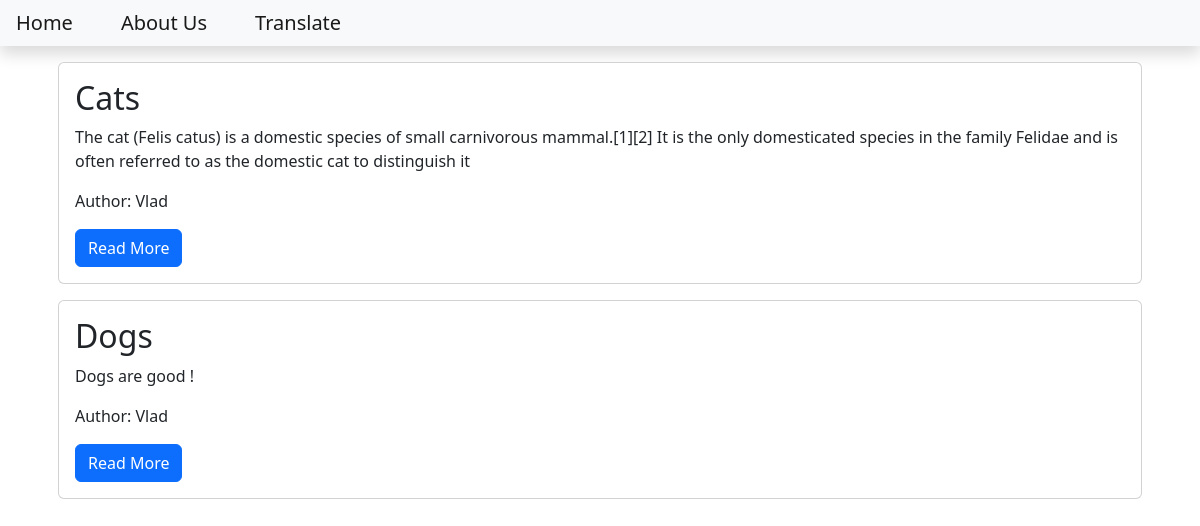
The page / on the database its author committed.
### blog/models.py (models this page shows, shortened)
class Post(models.Model):
    title = models.CharField(max_length=200)
    content = models.TextField()
    date_created = models.DateTimeField(auto_now_add=True)
    slug = models.SlugField(max_length=200, unique=True)
    author = models.ForeignKey(to=User, on_delete=models.CASCADE)
    status = models.IntegerField(choices=STATUS, default=0)

### blog/views.py (the view)
# urls.py: path('', views.PostList.as_view(), name='home'),
class PostList(generic.ListView):
    queryset = Post.objects.filter(status=1).order_by('date_created')
    template_name = 'index.html'

### templates/index.html
{% extends 'base.html' %}
{% block content %}
    <div class = "container">
    {% for post in post_list %}
        <div class="card m-3">
            <div class="card-body">
                <h2 class = "card-title">
                    {{post.title}}
                </h2>
                <p class ="card-text">
                    {{post.content | slice:'200'}}
                </p>
                <p class ="card-text">
                    Author: {{post.author | title}}
                </p>
                <a class="btn btn-primary" href="{% url 'blog_view' post.slug %}">Read More</a>
            </div>
        </div>
    {% endfor %}
    </div>
{% endblock content %}

### templates/base.html (shortened to what this page needs)
<!DOCTYPE >
<html lang="en">
    <head>
        <link href="https://cdn.jsdelivr.net/npm/bootstrap@5.2.0-beta1/dist/css/bootstrap.min.css" rel="stylesheet">
    </head>
  <body>
    <nav class="navbar navbar-expand-lg navbar-light bg-light shadow mb-3" id = "mainNav">
        <div class =  "collapse navbar-collapse" id = "navbarResponsive">
            <ul class = "navbar-nav ml-auto">
                <li class="nav-item">
                    <a class="navbar-brand p-3" href="{% url 'home' %}">Home</a>
                </li>
                <li>
                    <a class="navbar-brand p-3" href="{% url 'about_view' %}">About Us</a>
                </li>
                <li>
                    <a class="navbar-brand p-3" href="{% url 'translate_view' %}">Translate</a>
                </li>
            </ul>
        </div>
    </nav>
    {% block content %}
    {% endblock content %}
</body>
</html>

### rows shown on the page
Post: title "Cats", content "The cat (Felis catus) is a domestic species of small carnivorous mammal.[1][2] It is the only domesticated species in the family Felidae and is often referred to as the domestic cat to distinguish it", author "Vlad"
Post: title "Dogs", content "Dogs are good !", author "Vlad"
